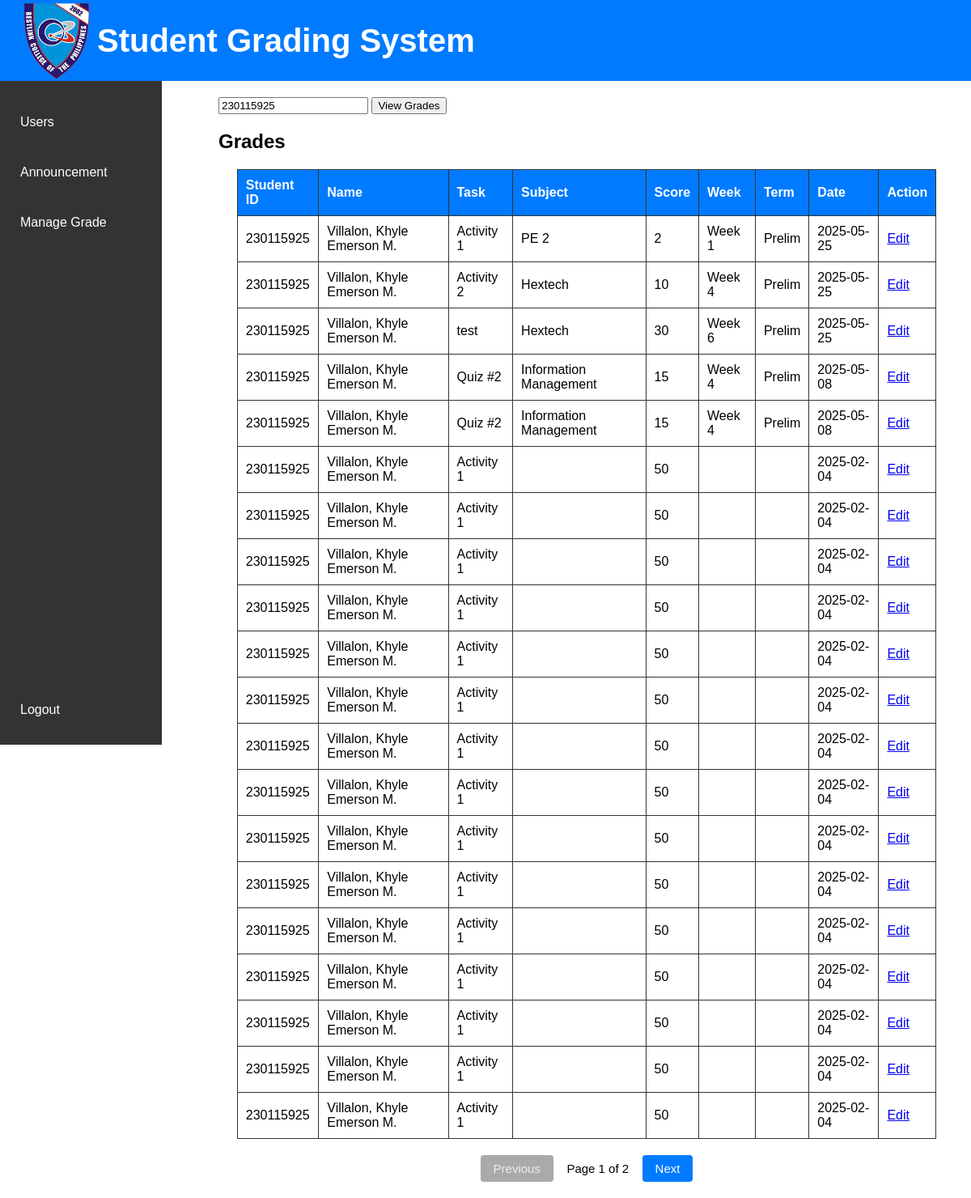
Screenshot of /admin/view.php?id=230115925 with the database file from the repository.
### tables this page shows
CREATE TABLE `grades` (
  `student_id` int(20) NOT NULL,
  `student_name` varchar(100) NOT NULL,
  `task_name` varchar(100) NOT NULL,
  `score` int(11) NOT NULL,
  `date` date NOT NULL,
  `week` varchar(20) DEFAULT NULL,
  `term` varchar(20) DEFAULT NULL,
  `subject` varchar(100) DEFAULT NULL
);

### admin/view.php (the view, shortened to what this page needs)
<?php
include "../db.php";
$records_per_page = 20;
$page = isset($_GET['page']) ? max(1, (int)$_GET['page']) : 1;
$offset = ($page - 1) * $records_per_page;
$search = '';
$result = null;
if (isset($_GET['id']) && $_GET['id'] !== '') {
    $search = $_GET['id'];
    $stmt = $conn->prepare("
        SELECT student_id, student_name, task_name, score, week, term, date, subject
          FROM grades
         WHERE student_id = ? OR student_name LIKE ?
         ORDER BY date DESC
         LIMIT ?, ?");
    $like = "%" . $search . "%";
    $stmt->bind_param("ssii", $search, $like, $offset, $records_per_page);
    $stmt->execute();
    $result = $stmt->get_result();
}
if ($search !== '') {
    $count_stmt = $conn->prepare("SELECT COUNT(*) FROM grades WHERE student_id = ? OR student_name LIKE ?");
    $count_like = "%" . $search . "%";
    $count_stmt->bind_param("ss", $search, $count_like);
    $count_stmt->execute();
    $total_rows = $count_stmt->get_result()->fetch_row()[0];
} else {
    $total_stmt = $conn->prepare("SELECT COUNT(*) FROM grades");
    $total_stmt->execute();
    $total_rows = $total_stmt->get_result()->fetch_row()[0];
    $total_stmt->close();
}
$total_pages = max(1, ceil($total_rows / $records_per_page));
?>
<!DOCTYPE html>
<html>
<head>
</head>
<body>
    <h1 class="title"><img src="BCP.png" style="width:100px; height:auto;"> Student Grading System</h1>
    <div class="sidebar">
        <a href="/grading-system/admin/admin.php">Users</a>
        <a href="/grading-system/admin/announcement.php">Announcement</a>
        <a href="/grading-system/admin/view.php">Manage Grade</a>
        <br><br><br><br><br><br><br><br><br><br><br><br>
        <br><br><br><br><br><br><br><br><br><br><br><br><br><br><br><br><br><br>
        <a href="/grading-system/login.php?logout=1">Logout</a>
    </div>
    <div class="main-content">
        <form method="GET" action="view.php">
            <input type="text" name="id" placeholder="Enter your Student ID or Name" value="<?= htmlspecialchars($search) ?>" required>
            <button type="submit">View Grades</button>
        </form>
        <h2>Grades</h2>
        <?php if ($result && $result->num_rows): ?>
        <table>
            <tr>
                <th>Student ID</th><th>Name</th><th>Task</th><th>Subject</th><th>Score</th>
                <th>Week</th><th>Term</th><th>Date</th><th>Action</th>
            </tr>
            <?php while ($row = $result->fetch_assoc()): ?>
            <tr>
                <td><?= htmlspecialchars($row["student_id"]) ?></td>
                <td><?= htmlspecialchars($row["student_name"]) ?></td>
                <td><?= htmlspecialchars($row["task_name"]) ?></td>
                <td><?= htmlspecialchars($row["subject"]) ?></td>
                <td><?= htmlspecialchars($row["score"]) ?></td>
                <td><?= htmlspecialchars($row["week"]) ?></td>
                <td><?= htmlspecialchars($row["term"]) ?></td>
                <td><?= htmlspecialchars($row["date"]) ?></td>
                <td>
                  <a href="edit_grade.php
                    ?id=<?= urlencode($row['student_id']) ?>
                    &task=<?= urlencode($row['task_name']) ?>
                    &week=<?= urlencode(trim($row['week'])) ?>
                    &term=<?= urlencode(trim($row['term'])) ?>
                    &subject=<?= urlencode(trim($row['subject'])) ?>">Edit</a>
                </td>
            </tr>
            <?php endwhile; ?>
        </table>
        <?php else: ?>
          <p style="text-align:center;">No grades found.</p>
        <?php endif; ?>
        <div class="divider" style="text-align:center;margin-top:20px;">
            <a class="pagination-btn<?= $page <= 1 ? ' disabled' : '' ?>"
               href="<?= $page <= 1 ? '#' : '?id=' . urlencode($search) . '&page=' . ($page - 1) ?>"
               <?= $page <= 1 ? 'tabindex="-1" aria-disabled="true"' : '' ?>>Previous</a>
            <span class="pagination-info">Page <?= $page ?> of <?= $total_pages ?></span>
            <a class="pagination-btn<?= $page >= $total_pages ? ' disabled' : '' ?>"
               href="<?= $page >= $total_pages ? '#' : '?id=' . urlencode($search) . '&page=' . ($page + 1) ?>"
               <?= $page >= $total_pages ? 'tabindex="-1" aria-disabled="true"' : '' ?>>Next</a>
        </div>
    </div>
</body>
</html>

### admin/view.php (style rules this page uses)
body { font-family: Arial, sans-serif; margin: 0; }
.title { background-color: #007bff; width: 100%; font-size: 40px; height: 100px; position: fixed; margin-top: -100px; align-items: center; display: flex; padding-left: 20px; color: white; }
.sidebar { width: 200px; background-color: #333; height: 100vh; position: fixed; padding-top: 20px; }
.sidebar a { display: block; color: white; padding: 22px 25px; text-decoration: none; transition: background 0.3s; }
.main-content { margin-top: 100px; margin-left: 250px; padding: 20px; }
table { border-collapse: collapse; width: 95%; margin: auto; }
th, td { border: 1px solid #333; padding: 10px; text-align: left; }
th { background-color: #007bff; color: white; }
.pagination-btn { display: inline-block; margin: 0 2px; padding: 8px 16px; background: #007bff; color: #fff; border-radius: 4px; text-decoration: none; border: none; font-size: 15px; transition: background 0.2s; }
.pagination-btn:disabled, .pagination-btn.disabled { background: #aaa; cursor: not-allowed; pointer-events: none; color: #eee; }
.pagination-info { margin: 0 10px; font-size: 15px; }

### rows the page displays
grades: student "230115925", student_name "Villalon, Khyle Emerson M.", task_name "Activity 1", subject "PE 2", score "2", week "Week 1", term "Prelim", date "2025-05-25"
grades: student "230115925", student_name "Villalon, Khyle Emerson M.", task_name "Activity 2", subject "Hextech", score "10", week "Week 4", term "Prelim", date "2025-05-25"
grades: student "230115925", student_name "Villalon, Khyle Emerson M.", task_name "test", subject "Hextech", score "30", week "Week 6", term "Prelim", date "2025-05-25"
grades: student "230115925", student_name "Villalon, Khyle Emerson M.", task_name "Quiz #2", subject "Information Management", score "15", week "Week 4", term "Prelim", date "2025-05-08"
grades: student "230115925", student_name "Villalon, Khyle Emerson M.", task_name "Quiz #2", subject "Information Management", score "15", week "Week 4", term "Prelim", date "2025-05-08"
grades: student "230115925", student_name "Villalon, Khyle Emerson M.", task_name "Activity 1", score "50", date "2025-02-04"
grades: student "230115925", student_name "Villalon, Khyle Emerson M.", task_name "Activity 1", score "50", date "2025-02-04"
grades: student "230115925", student_name "Villalon, Khyle Emerson M.", task_name "Activity 1", score "50", date "2025-02-04"
grades: student "230115925", student_name "Villalon, Khyle Emerson M.", task_name "Activity 1", score "50", date "2025-02-04"
grades: student "230115925", student_name "Villalon, Khyle Emerson M.", task_name "Activity 1", score "50", date "2025-02-04"
grades: student "230115925", student_name "Villalon, Khyle Emerson M.", task_name "Activity 1", score "50", date "2025-02-04"
grades: student "230115925", student_name "Villalon, Khyle Emerson M.", task_name "Activity 1", score "50", date "2025-02-04"
grades: student "230115925", student_name "Villalon, Khyle Emerson M.", task_name "Activity 1", score "50", date "2025-02-04"
grades: student "230115925", student_name "Villalon, Khyle Emerson M.", task_name "Activity 1", score "50", date "2025-02-04"
grades: student "230115925", student_name "Villalon, Khyle Emerson M.", task_name "Activity 1", score "50", date "2025-02-04"
grades: student "230115925", student_name "Villalon, Khyle Emerson M.", task_name "Activity 1", score "50", date "2025-02-04"
grades: student "230115925", student_name "Villalon, Khyle Emerson M.", task_name "Activity 1", score "50", date "2025-02-04"
grades: student "230115925", student_name "Villalon, Khyle Emerson M.", task_name "Activity 1", score "50", date "2025-02-04"
grades: student "230115925", student_name "Villalon, Khyle Emerson M.", task_name "Activity 1", score "50", date "2025-02-04"
grades: student "230115925", student_name "Villalon, Khyle Emerson M.", task_name "Activity 1", score "50", date "2025-02-04"

### other values shown
$page "1"
$total_pages "2"
